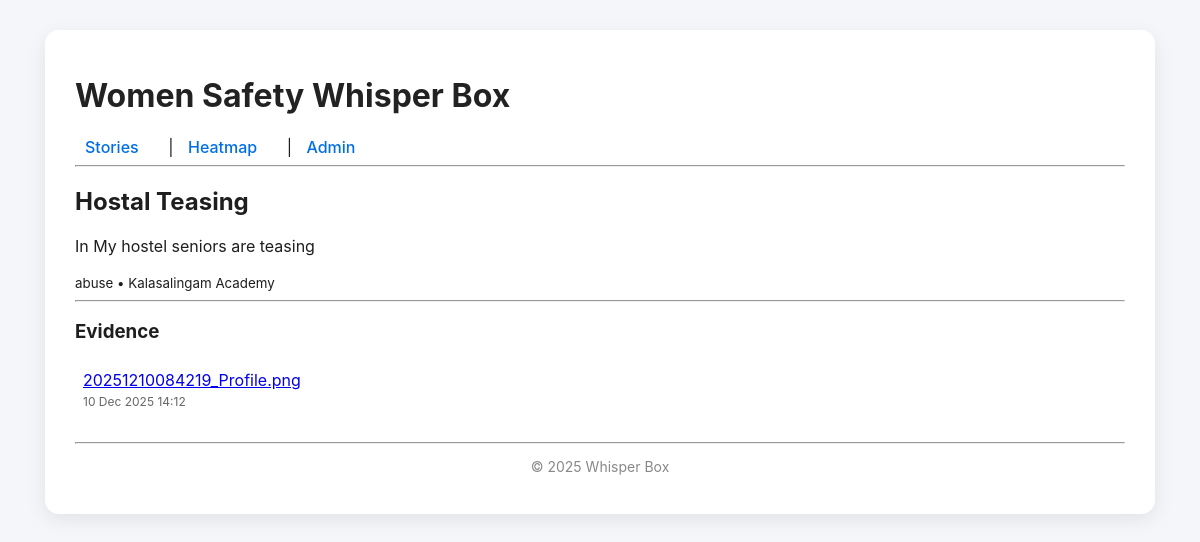
The page /stories/8/ on the database its author committed.
### stories/models.py (models this page shows, shortened)
class Story(models.Model):
    CATEGORY_CHOICES = [
        ("stalking", "Stalking"),
        ("eve_teasing", "Eve Teasing"),
        ("cyber", "Cyber Harassment"),
        ("workplace", "Workplace Harassment"),
        ("abuse", "Physical Abuse"),
    ]
    title = models.CharField(max_length=200, blank=True)
    description = models.TextField()
    category = models.CharField(max_length=50, choices=CATEGORY_CHOICES)
    city = models.CharField(max_length=100, blank=True)
    location = models.CharField(max_length=255, blank=True)  # optional 'lat,lng' for heatmap
    story_date = models.DateField(null=True, blank=True)
    created_at = models.DateTimeField(auto_now_add=True)

class Evidence(models.Model):
    story = models.ForeignKey(Story, on_delete=models.CASCADE, related_name='evidence')
    file = models.FileField(upload_to=evidence_upload_path)
    thumbnail = models.ImageField(upload_to='evidence/thumbnails/', null=True, blank=True)
    content_type = models.CharField(max_length=100, blank=True)
    size = models.PositiveIntegerField(null=True, blank=True)
    uploaded_at = models.DateTimeField(auto_now_add=True)
    is_approved = models.BooleanField(default=False)  # moderation flag, optional
    def filename(self):
        return os.path.basename(self.file.name)

### stories/views.py (the view)
# urls.py: path('<int:pk>/', views.story_detail, name='story_detail'),
def story_detail(request, pk):
    story = get_object_or_404(Story, pk=pk)
    evidence_qs = story.evidence.all()
    return render(request, 'stories/story_detail.html', {
        'story': story,
        'evidence_list': evidence_qs,
    })

### stories/templates/stories/story_detail.html
{% extends 'base.html' %}
{% block content %}
<h2>{{ story.title|default:"Untitled" }}</h2>
<p>{{ story.description }}</p>
<small>{{ story.category }} • {{ story.city }}</small>
<hr/>
<h3>Evidence</h3>
<div>
  {% for ev in evidence_list %}
    <div style="display:inline-block;margin:8px">
      {% if ev.thumbnail %}
        <a href="{{ ev.file.url }}" target="_blank" rel="noopener">
          <img src="{{ ev.thumbnail.url }}" style="width:180px;height:120px;object-fit:cover;border-radius:8px;border:1px solid #ddd" alt="Evidence">
        </a>
      {% else %}
        <a href="{{ ev.file.url }}" target="_blank" rel="noopener">{{ ev.filename }}</a>
      {% endif %}
      <div style="font-size:12px;color:#666;margin-top:4px">{{ ev.uploaded_at|date:"d M Y H:i" }}</div>
    </div>
  {% empty %}
    <p>No evidence attached.</p>
  {% endfor %}
</div>
{% endblock %}

### rows shown on the page
Story: title "Hostal Teasing", description "In My hostel seniors are teasing", category "abuse", city "Kalasalingam Academy"
Evidence: filename "20251210084219_Profile.png", uploaded_at "10 Dec 2025 14:12"
